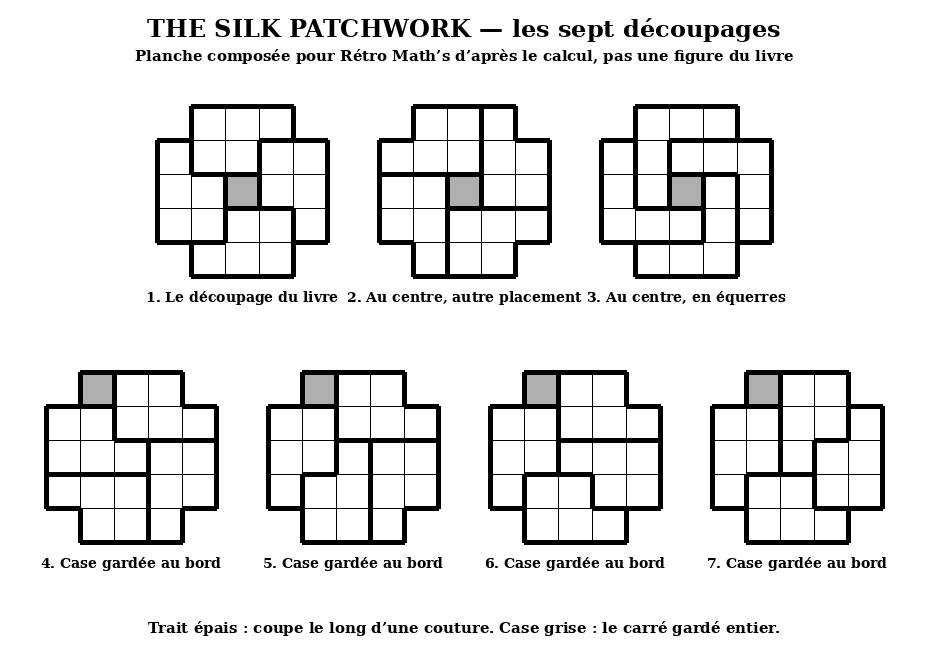

Recreate this plot in Python.
#!/usr/bin/env python3
"""N° 142 : planche des sept découpages, dessinée directement à partir du calcul de decoupages.py (ce n'est pas une figure du livre).
Coutures en trait fin, coupes en trait épais, case gardée en gris. La planche est relue ensuite par relire.py.
    python3 planche.py planche.png      (écrit aussi planche.json, positions des panneaux pour relire.py)"""
import sys, os, json, io, contextlib, runpy
from PIL import Image, ImageDraw, ImageFont
ici = os.path.dirname(os.path.abspath(__file__))
with contextlib.redirect_stdout(io.StringIO()): G = runpy.run_path(os.path.join(ici, "decoupages.py"))
orb, livre, sym = G["orb"], G["livre"], G["sym"]
livre_forme = G["libre"](livre[0])
cle_livre = sym([frozenset(p) for p in livre], (2, 2))
cases = []
for (F, part), (f0, forme) in orb.items():
    if (F, part) == cle_livre: F, part = (2, 2), [frozenset(p) for p in livre]   # celui du livre, dans le sens du livre
    cases.append((0 if F == (2, 2) and set(map(frozenset, part)) == set(map(frozenset, livre)) else 1 if F == (2, 2) else 2, F, [sorted(p) for p in part], forme))
cases.sort(key=lambda z: (z[0], len(z[3]) != 5 or z[3] != ((0, 0), (0, 1), (0, 2), (1, 0), (1, 1)), z[1], z[2]))
assert len(cases) == 7 and sum(1 for c in cases if c[0] == 0) == 1

SERIF = "DejaVuSerif-Bold.ttf"   # police DejaVu, à installer si besoin (paquet fonts-dejavu)
C, M = 34, 26                     # côté d'une case, marge autour d'un patchwork
P = 5 * C + 2 * M                 # largeur d'un patchwork avec marge
LEG = 44
W, H = 4 * P + 40, 2 * (P + LEG) + 120
im = Image.new("L", (W, H), 255); d = ImageDraw.Draw(im)
fT, fS, fN = ImageFont.truetype(SERIF, 24), ImageFont.truetype(SERIF, 15), ImageFont.truetype(SERIF, 14)
def centre(txt, y, f):
    d.text(((W - d.textlength(txt, font=f)) / 2, y), txt, font=f, fill=0)
centre("THE SILK PATCHWORK — les sept découpages", 14, fT)
centre("Planche composée pour Rétro Math’s d’après le calcul, pas une figure du livre", 46, fS)
Q = G["Q"]
pos = []
for i in range(7):
    ligne, col = (0, i) if i < 3 else (1, i - 3)
    x = 20 + col * P + (P / 2 if ligne == 0 else 0); y = 80 + ligne * (P + LEG)
    pos.append((x, y))
dessins = []
for i, (cat, F, part, forme) in enumerate(cases):
    x0, y0 = pos[i][0] + M, pos[i][1] + M
    piece = {}
    for k, p in enumerate(part):
        for v in p: piece[tuple(v)] = k
    piece[tuple(F)] = "F"
    r, c = F
    d.rectangle((x0 + c * C, y0 + r * C, x0 + (c + 1) * C, y0 + (r + 1) * C), fill=175)
    for (r, c) in Q:                                  # coutures : trait fin partout
        d.rectangle((x0 + c * C, y0 + r * C, x0 + (c + 1) * C, y0 + (r + 1) * C), outline=0, width=1)
    for (r, c) in Q:                                  # coupes : trait épais entre deux morceaux différents, et le bord
        for (dr, dc, seg) in ((0, 1, ((c + 1, r), (c + 1, r + 1))), (1, 0, ((c, r + 1), (c + 1, r + 1))), (0, -1, ((c, r), (c, r + 1))), (-1, 0, ((c, r), (c + 1, r)))):
            v = (r + dr, c + dc)
            if v not in Q or piece[v] != piece[(r, c)]:
                (a, b), (e, f) = seg
                d.line((x0 + a * C, y0 + b * C, x0 + e * C, y0 + f * C), fill=0, width=5)
    leg = ("%d. Le découpage du livre" % (i + 1)) if cat == 0 else ("%d. Au centre, en équerres" % (i + 1)) if forme != livre_forme else ("%d. Au centre, autre placement" % (i + 1)) if cat == 1 else ("%d. Case gardée au bord" % (i + 1))
    d.text((pos[i][0] + (P - d.textlength(leg, font=fN)) / 2, y0 + 5 * C + 12), leg, font=fN, fill=0)
    dessins.append(dict(F=list(F), morceaux=part, x0=x0, y0=y0, case=C, legende=leg))
centre("Trait épais : coupe le long d’une couture. Case grise : le carré gardé entier.", H - 34, fS)
im.save(sys.argv[1])
json.dump(dessins, open(sys.argv[2] if len(sys.argv) > 2 else sys.argv[1].replace(".png", ".json"), "w"))
print("planche", im.size, ":", [x["legende"] for x in dessins])
